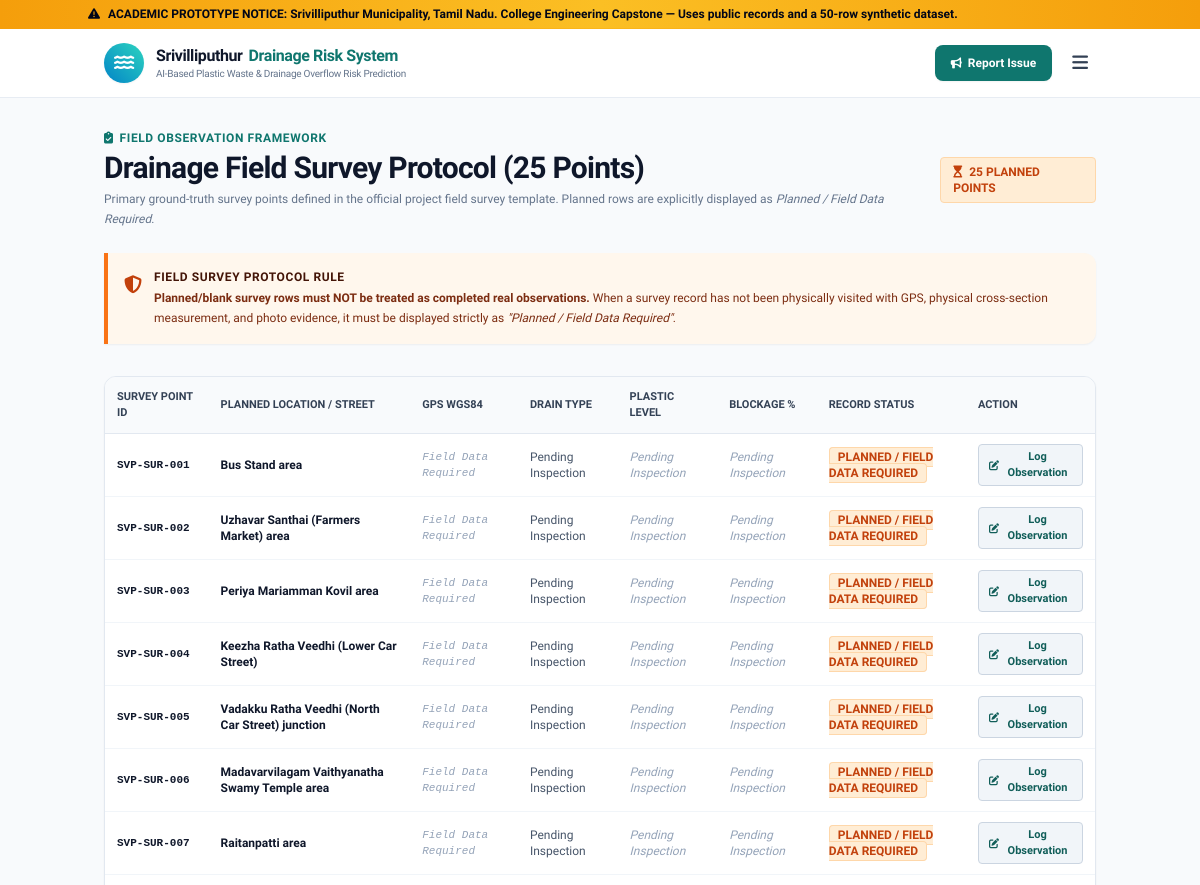
Page /field-survey (upper part) on the earlier database version.
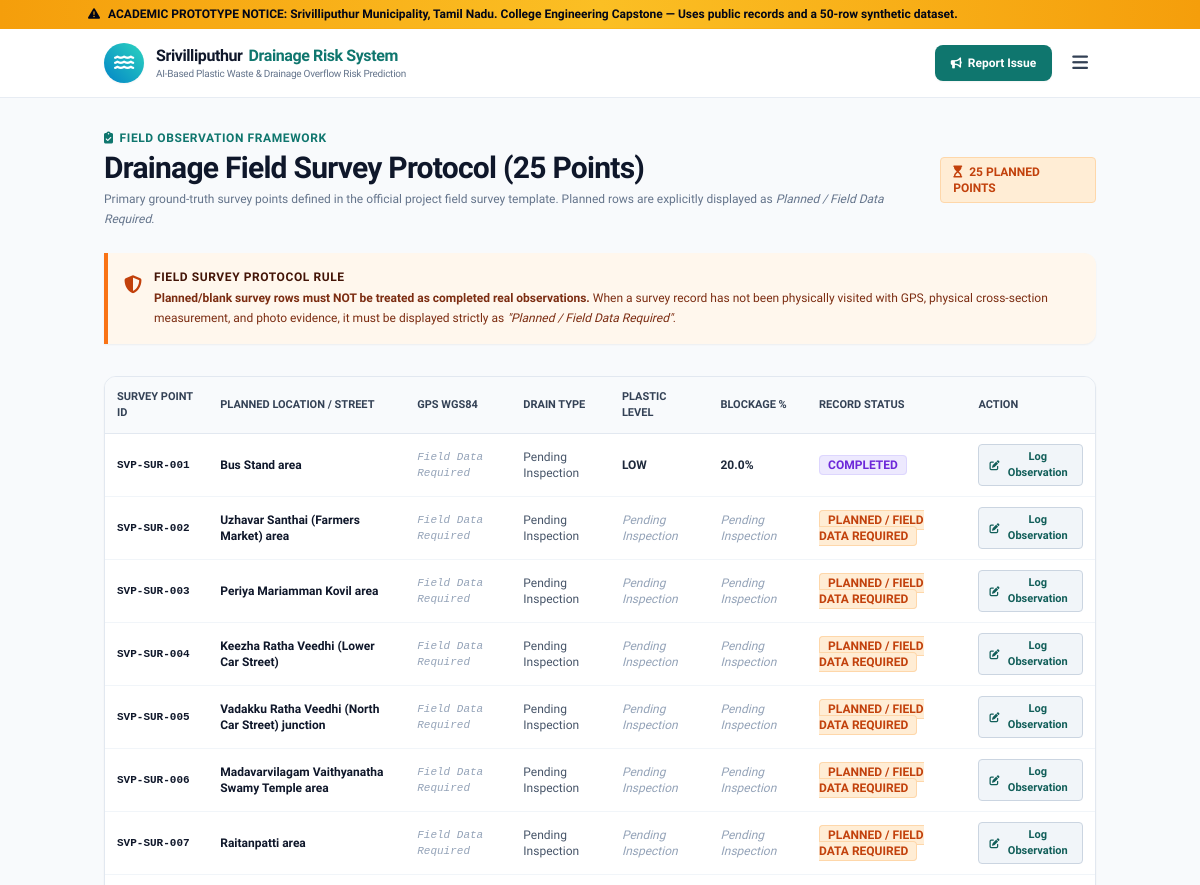
Same page on the later database version.
### tables this page shows
CREATE TABLE field_surveys (
        id INTEGER PRIMARY KEY AUTOINCREMENT,
        survey_point_id TEXT UNIQUE NOT NULL,
        drain_id TEXT,
        survey_date TEXT,
        survey_time_ist TEXT,
        surveyor_id TEXT,
        ward_no INTEGER,
        street_or_location TEXT NOT NULL,
        landmark TEXT,
        latitude_wgs84 REAL,
        longitude_wgs84 REAL,
        gps_accuracy_m REAL,
        gps_method TEXT DEFAULT 'Phone GPS',
        drain_present TEXT,
        drain_type TEXT,
        drain_cover_status TEXT,
        drain_shape TEXT,
        drain_length_observed_m REAL,
        drain_width_m REAL,
        drain_depth_m REAL,
        water_depth_cm REAL,
        flow_observed TEXT,
        plastic_level TEXT,
        plastic_description TEXT,
        other_debris_level TEXT,
        sediment_depth_cm REAL,
        blockage_percent REAL,
        blockage_method TEXT,
        overflow_observed TEXT,
        overflow_evidence TEXT,
        overflow_severity TEXT,
        last_cleaning_date TEXT,
        cleaning_info_source TEXT,
        days_since_cleaning INTEGER,
        weather_at_visit TEXT,
        rainfall_recent_notes TEXT,
        notes TEXT,
        record_status TEXT NOT NULL DEFAULT 'PLANNED',
        data_quality_check TEXT
    );

### app.py (the view)
@app.route('/field-survey')
def field_survey():
    conn = get_db()
    c = conn.cursor()
    c.execute("SELECT * FROM field_surveys")
    surveys = [dict(row) for row in c.fetchall()]
    conn.close()
    return render_template('field_survey.html', surveys=surveys)

### app.py (called while the page is built)
def get_db():
    conn = sqlite3.connect(str(DB_PATH))
    conn.row_factory = sqlite3.Row
    return conn

@app.context_processor
def inject_global_context():
    return {
        'project_title': 'AI-Based Plastic Waste & Drainage Overflow Risk Prediction System',
        'municipality_name': 'Srivilliputhur Municipality',
        'state_name': 'Tamil Nadu',
        'prototype_disclaimer': 'Academic Demonstration Prototype — Built using public municipal records and a 50-row synthetic ML dataset. Not an official municipal deployment.',
        'current_year': '2026'
    }

### templates/field_survey.html (shortened to what the changed rows need)
{% extends "base.html" %}
{% block content %}
<div class="container mx-auto px-4 py-8">
  <div class="flex flex-col md:flex-row md:items-center justify-between gap-4 mb-6">
    <div>
      <h1 class="text-2xl md:text-3xl font-extrabold text-slate-900 tracking-tight">
        Drainage Field Survey Protocol (25 Points)
      </h1>
    </div>
  </div>
  <div class="bg-white border border-slate-200 rounded-xl shadow-sm overflow-hidden mb-10">
    <div class="overflow-x-auto">
      <table class="w-full text-xs text-left">
        <thead class="bg-slate-50 text-slate-700 font-semibold border-b border-slate-200 uppercase text-[11px]">
          <tr>
            <th class="px-3 py-3">Survey Point ID</th>
            <th class="px-3 py-3">Planned Location / Street</th>
            <th class="px-3 py-3">GPS WGS84</th>
            <th class="px-3 py-3">Drain Type</th>
            <th class="px-3 py-3">Plastic Level</th>
            <th class="px-3 py-3">Blockage %</th>
            <th class="px-3 py-3">Record Status</th>
            <th class="px-3 py-3">Action</th>
          </tr>
        </thead>
        <tbody class="divide-y divide-slate-100">
          {% for s in surveys %}
          <tr class="hover:bg-slate-50 transition" id="row-{{ s.survey_point_id }}">
            <td class="px-3 py-2.5 font-bold text-slate-900 font-mono text-[11px] whitespace-nowrap">{{ s.survey_point_id }}</td>
            <td class="px-3 py-2.5 font-semibold text-slate-900 max-w-xs">{{ s.street_or_location }}</td>
            <td class="px-3 py-2.5 text-slate-500 font-mono text-[11px]">
              {% if s.latitude_wgs84 and s.longitude_wgs84 %}
                {{ s.latitude_wgs84 }}, {{ s.longitude_wgs84 }}
              {% else %}
                <span class="text-slate-400 italic">Field Data Required</span>
              {% endif %}
            </td>
            <td class="px-3 py-2.5 text-slate-600">
              {{ s.drain_type if s.drain_type else 'Pending Inspection' }}
            </td>
            <td class="px-3 py-2.5">
              {% if s.plastic_level %}
                <span class="font-bold text-slate-800">{{ s.plastic_level }}</span>
              {% else %}
                <span class="text-slate-400 italic">Pending Inspection</span>
              {% endif %}
            </td>
            <td class="px-3 py-2.5">
              {% if s.blockage_percent %}
                <span class="font-bold text-slate-800">{{ s.blockage_percent }}%</span>
              {% else %}
                <span class="text-slate-400 italic">Pending Inspection</span>
              {% endif %}
            </td>
            <td class="px-3 py-2.5">
              {% if s.record_status == 'VALIDATED' %}
                <span class="badge-status-verified">VALIDATED</span>
              {% elif s.record_status == 'COMPLETED' %}
                <span class="badge-status-synthetic">COMPLETED</span>
              {% else %}
                <span class="badge-status-field-required">PLANNED / FIELD DATA REQUIRED</span>
              {% endif %}
            </td>
            <td class="px-3 py-2.5">
              <button onclick="openSurveyModal('{{ s.survey_point_id }}', '{{ s.street_or_location }}')" class="px-2.5 py-1 bg-slate-100 hover:bg-teal-50 text-teal-800 border border-slate-300 rounded font-semibold text-[11px] transition flex items-center gap-1">
                <i class="fa-solid fa-pen-to-square text-[10px]"></i> Log Observation
              </button>
            </td>
          </tr>
          {% endfor %}
        </tbody>
      </table>
    </div>
  </div>
</div>
{% endblock %}

Differences in the rows shown:
changed field_surveys "Bus Stand area": plastic_level (not shown) → "LOW"; blockage_percent (not shown) → "20.0"; record_status "PLANNED / FIELD DATA REQUIRED" → "COMPLETED"; no longer shows "Pending Inspection Pending Inspection"
